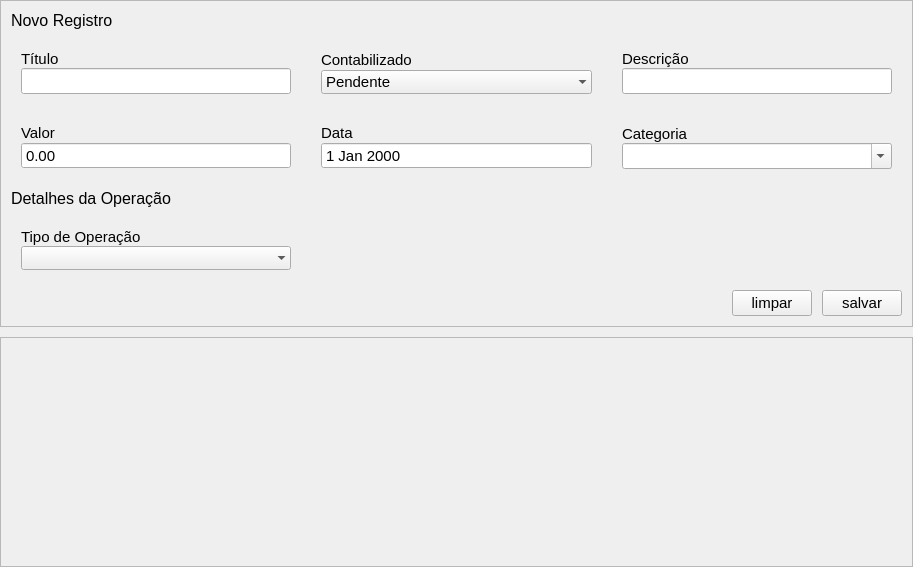
<?xml version="1.0" encoding="UTF-8"?>
<ui version="4.0">
 <class>RegForm</class>
 <widget class="QWidget" name="RegForm">
  <property name="geometry">
   <rect>
    <x>0</x>
    <y>0</y>
    <width>913</width>
    <height>567</height>
   </rect>
  </property>
  <property name="windowTitle">
   <string>Form</string>
  </property>
  <layout class="QVBoxLayout" name="mainLayout">
   <property name="spacing">
    <number>10</number>
   </property>
   <property name="leftMargin">
    <number>0</number>
   </property>
   <property name="topMargin">
    <number>0</number>
   </property>
   <property name="rightMargin">
    <number>0</number>
   </property>
   <property name="bottomMargin">
    <number>0</number>
   </property>
   <item>
    <widget class="QFrame" name="frameNovoReg">
     <property name="sizePolicy">
      <sizepolicy hsizetype="Preferred" vsizetype="Fixed">
       <horstretch>0</horstretch>
       <verstretch>0</verstretch>
      </sizepolicy>
     </property>
     <property name="frameShape">
      <enum>QFrame::StyledPanel</enum>
     </property>
     <property name="frameShadow">
      <enum>QFrame::Raised</enum>
     </property>
     <layout class="QVBoxLayout" name="verticalLayout_2">
      <property name="spacing">
       <number>10</number>
      </property>
      <property name="leftMargin">
       <number>10</number>
      </property>
      <property name="topMargin">
       <number>10</number>
      </property>
      <property name="rightMargin">
       <number>10</number>
      </property>
      <property name="bottomMargin">
       <number>10</number>
      </property>
      <item>
       <widget class="QLabel" name="lbTitleReg">
        <property name="sizePolicy">
         <sizepolicy hsizetype="Preferred" vsizetype="Fixed">
          <horstretch>0</horstretch>
          <verstretch>0</verstretch>
         </sizepolicy>
        </property>
        <property name="font">
         <font>
          <family>Segoe UI</family>
          <pointsize>12</pointsize>
         </font>
        </property>
        <property name="text">
         <string>Novo Registro</string>
        </property>
       </widget>
      </item>
      <item>
       <widget class="QWidget" name="widRegInputs" native="true">
        <layout class="QGridLayout" name="gridLayout" columnstretch="1,1,1">
         <property name="leftMargin">
          <number>0</number>
         </property>
         <property name="topMargin">
          <number>0</number>
         </property>
         <property name="rightMargin">
          <number>0</number>
         </property>
         <property name="bottomMargin">
          <number>0</number>
         </property>
         <property name="spacing">
          <number>10</number>
         </property>
         <item row="0" column="0">
          <widget class="QWidget" name="widTitulo" native="true">
           <property name="font">
            <font>
             <family>Segoe UI</family>
             <pointsize>11</pointsize>
            </font>
           </property>
           <layout class="QVBoxLayout" name="verticalLayout_3">
            <property name="spacing">
             <number>0</number>
            </property>
            <property name="leftMargin">
             <number>10</number>
            </property>
            <property name="topMargin">
             <number>10</number>
            </property>
            <property name="rightMargin">
             <number>10</number>
            </property>
            <property name="bottomMargin">
             <number>10</number>
            </property>
            <item>
             <widget class="QLabel" name="label_2">
              <property name="font">
               <font>
                <family>Segoe UI</family>
                <pointsize>11</pointsize>
               </font>
              </property>
              <property name="text">
               <string>Título</string>
              </property>
             </widget>
            </item>
            <item>
             <widget class="QLineEdit" name="leTitulo">
              <property name="font">
               <font>
                <family>Segoe UI</family>
                <pointsize>11</pointsize>
               </font>
              </property>
              <property name="frame">
               <bool>true</bool>
              </property>
             </widget>
            </item>
           </layout>
          </widget>
         </item>
         <item row="0" column="1">
          <widget class="QWidget" name="widContab" native="true">
           <property name="font">
            <font>
             <family>Segoe UI</family>
             <pointsize>11</pointsize>
            </font>
           </property>
           <layout class="QVBoxLayout" name="verticalLayout_4">
            <property name="spacing">
             <number>0</number>
            </property>
            <property name="leftMargin">
             <number>10</number>
            </property>
            <property name="topMargin">
             <number>10</number>
            </property>
            <property name="rightMargin">
             <number>10</number>
            </property>
            <property name="bottomMargin">
             <number>10</number>
            </property>
            <item>
             <widget class="QLabel" name="label_11">
              <property name="font">
               <font>
                <family>Segoe UI</family>
                <pointsize>11</pointsize>
               </font>
              </property>
              <property name="text">
               <string>Contabilizado</string>
              </property>
             </widget>
            </item>
            <item>
             <widget class="QComboBox" name="cbContab">
              <property name="font">
               <font>
                <family>Segoe UI</family>
                <pointsize>11</pointsize>
               </font>
              </property>
              <property name="cursor">
               <cursorShape>PointingHandCursor</cursorShape>
              </property>
              <property name="frame">
               <bool>false</bool>
              </property>
              <item>
               <property name="text">
                <string>Pendente</string>
               </property>
              </item>
              <item>
               <property name="text">
                <string>Contabilizado</string>
               </property>
              </item>
             </widget>
            </item>
           </layout>
          </widget>
         </item>
         <item row="0" column="2">
          <widget class="QWidget" name="widDesc" native="true">
           <property name="font">
            <font>
             <family>Segoe UI</family>
             <pointsize>11</pointsize>
            </font>
           </property>
           <layout class="QVBoxLayout" name="verticalLayout_5">
            <property name="spacing">
             <number>0</number>
            </property>
            <property name="leftMargin">
             <number>10</number>
            </property>
            <property name="topMargin">
             <number>10</number>
            </property>
            <property name="rightMargin">
             <number>10</number>
            </property>
            <property name="bottomMargin">
             <number>10</number>
            </property>
            <item>
             <widget class="QLabel" name="label_12">
              <property name="font">
               <font>
                <family>Segoe UI</family>
                <pointsize>11</pointsize>
               </font>
              </property>
              <property name="text">
               <string>Descrição</string>
              </property>
             </widget>
            </item>
            <item>
             <widget class="QLineEdit" name="leDesc">
              <property name="font">
               <font>
                <family>Segoe UI</family>
                <pointsize>11</pointsize>
               </font>
              </property>
              <property name="frame">
               <bool>true</bool>
              </property>
             </widget>
            </item>
           </layout>
          </widget>
         </item>
         <item row="1" column="0">
          <widget class="QWidget" name="widVal" native="true">
           <property name="font">
            <font>
             <family>Segoe UI</family>
             <pointsize>11</pointsize>
            </font>
           </property>
           <layout class="QVBoxLayout" name="verticalLayout_6">
            <property name="spacing">
             <number>0</number>
            </property>
            <property name="leftMargin">
             <number>10</number>
            </property>
            <property name="topMargin">
             <number>10</number>
            </property>
            <property name="rightMargin">
             <number>10</number>
            </property>
            <property name="bottomMargin">
             <number>10</number>
            </property>
            <item>
             <widget class="QLabel" name="label_13">
              <property name="font">
               <font>
                <family>Segoe UI</family>
                <pointsize>11</pointsize>
               </font>
              </property>
              <property name="text">
               <string>Valor</string>
              </property>
             </widget>
            </item>
            <item>
             <widget class="QDoubleSpinBox" name="dsVal">
              <property name="font">
               <font>
                <family>Segoe UI</family>
                <pointsize>11</pointsize>
               </font>
              </property>
              <property name="frame">
               <bool>true</bool>
              </property>
              <property name="buttonSymbols">
               <enum>QAbstractSpinBox::NoButtons</enum>
              </property>
             </widget>
            </item>
           </layout>
          </widget>
         </item>
         <item row="1" column="1">
          <widget class="QWidget" name="widData" native="true">
           <property name="font">
            <font>
             <family>Segoe UI</family>
             <pointsize>11</pointsize>
            </font>
           </property>
           <layout class="QVBoxLayout" name="verticalLayout_7">
            <property name="spacing">
             <number>0</number>
            </property>
            <property name="leftMargin">
             <number>10</number>
            </property>
            <property name="topMargin">
             <number>10</number>
            </property>
            <property name="rightMargin">
             <number>10</number>
            </property>
            <property name="bottomMargin">
             <number>10</number>
            </property>
            <item>
             <widget class="QLabel" name="label_14">
              <property name="font">
               <font>
                <family>Segoe UI</family>
                <pointsize>11</pointsize>
               </font>
              </property>
              <property name="text">
               <string>Data</string>
              </property>
             </widget>
            </item>
            <item>
             <widget class="QDateEdit" name="dtData">
              <property name="font">
               <font>
                <family>Segoe UI</family>
                <pointsize>11</pointsize>
               </font>
              </property>
              <property name="frame">
               <bool>true</bool>
              </property>
              <property name="buttonSymbols">
               <enum>QAbstractSpinBox::NoButtons</enum>
              </property>
              <property name="calendarPopup">
               <bool>false</bool>
              </property>
             </widget>
            </item>
           </layout>
          </widget>
         </item>
         <item row="2" column="0" colspan="3">
          <widget class="QLabel" name="lbTitleOp">
           <property name="font">
            <font>
             <family>Segoe UI</family>
             <pointsize>12</pointsize>
            </font>
           </property>
           <property name="text">
            <string>Detalhes da Operação</string>
           </property>
           <property name="margin">
            <number>0</number>
           </property>
          </widget>
         </item>
         <item row="3" column="0">
          <widget class="QWidget" name="widOperacao" native="true">
           <property name="font">
            <font>
             <family>Segoe UI</family>
             <pointsize>11</pointsize>
            </font>
           </property>
           <layout class="QVBoxLayout" name="verticalLayout_9">
            <property name="spacing">
             <number>0</number>
            </property>
            <property name="leftMargin">
             <number>10</number>
            </property>
            <property name="topMargin">
             <number>10</number>
            </property>
            <property name="rightMargin">
             <number>10</number>
            </property>
            <property name="bottomMargin">
             <number>10</number>
            </property>
            <item>
             <widget class="QLabel" name="label_16">
              <property name="font">
               <font>
                <family>Segoe UI</family>
                <pointsize>11</pointsize>
               </font>
              </property>
              <property name="text">
               <string>Tipo de Operação</string>
              </property>
             </widget>
            </item>
            <item>
             <widget class="QComboBox" name="cbOperacao">
              <property name="font">
               <font>
                <family>Segoe UI</family>
                <pointsize>11</pointsize>
               </font>
              </property>
              <property name="cursor">
               <cursorShape>PointingHandCursor</cursorShape>
              </property>
              <property name="frame">
               <bool>false</bool>
              </property>
             </widget>
            </item>
           </layout>
          </widget>
         </item>
         <item row="1" column="2">
          <widget class="QWidget" name="widCat" native="true">
           <property name="font">
            <font>
             <family>Segoe UI</family>
             <pointsize>11</pointsize>
            </font>
           </property>
           <layout class="QVBoxLayout" name="verticalLayout_8">
            <property name="spacing">
             <number>0</number>
            </property>
            <property name="leftMargin">
             <number>10</number>
            </property>
            <property name="topMargin">
             <number>10</number>
            </property>
            <property name="rightMargin">
             <number>10</number>
            </property>
            <property name="bottomMargin">
             <number>10</number>
            </property>
            <item>
             <widget class="QLabel" name="label_15">
              <property name="font">
               <font>
                <family>Segoe UI</family>
                <pointsize>11</pointsize>
               </font>
              </property>
              <property name="text">
               <string>Categoria</string>
              </property>
             </widget>
            </item>
            <item>
             <widget class="QComboBox" name="cbCat">
              <property name="font">
               <font>
                <family>Segoe UI</family>
                <pointsize>11</pointsize>
               </font>
              </property>
              <property name="cursor">
               <cursorShape>IBeamCursor</cursorShape>
              </property>
              <property name="editable">
               <bool>true</bool>
              </property>
              <property name="frame">
               <bool>true</bool>
              </property>
             </widget>
            </item>
           </layout>
          </widget>
         </item>
        </layout>
       </widget>
      </item>
      <item>
       <widget class="QWidget" name="widget_2" native="true">
        <property name="sizePolicy">
         <sizepolicy hsizetype="Preferred" vsizetype="Fixed">
          <horstretch>0</horstretch>
          <verstretch>0</verstretch>
         </sizepolicy>
        </property>
        <layout class="QHBoxLayout" name="horizontalLayout">
         <property name="spacing">
          <number>10</number>
         </property>
         <property name="leftMargin">
          <number>0</number>
         </property>
         <property name="topMargin">
          <number>0</number>
         </property>
         <property name="rightMargin">
          <number>0</number>
         </property>
         <property name="bottomMargin">
          <number>0</number>
         </property>
         <item>
          <spacer name="horizontalSpacer">
           <property name="orientation">
            <enum>Qt::Horizontal</enum>
           </property>
           <property name="sizeHint" stdset="0">
            <size>
             <width>718</width>
             <height>20</height>
            </size>
           </property>
          </spacer>
         </item>
         <item>
          <widget class="QPushButton" name="btnLimpar">
           <property name="font">
            <font>
             <family>Segoe UI</family>
             <pointsize>11</pointsize>
            </font>
           </property>
           <property name="text">
            <string>limpar</string>
           </property>
          </widget>
         </item>
         <item>
          <widget class="QPushButton" name="btnSalvar">
           <property name="font">
            <font>
             <family>Segoe UI</family>
             <pointsize>11</pointsize>
            </font>
           </property>
           <property name="text">
            <string>salvar</string>
           </property>
          </widget>
         </item>
        </layout>
       </widget>
      </item>
     </layout>
    </widget>
   </item>
   <item>
    <widget class="QFrame" name="frameHistorico">
     <property name="frameShape">
      <enum>QFrame::StyledPanel</enum>
     </property>
     <property name="frameShadow">
      <enum>QFrame::Raised</enum>
     </property>
    </widget>
   </item>
  </layout>
 </widget>
 <resources/>
 <connections/>
</ui>
